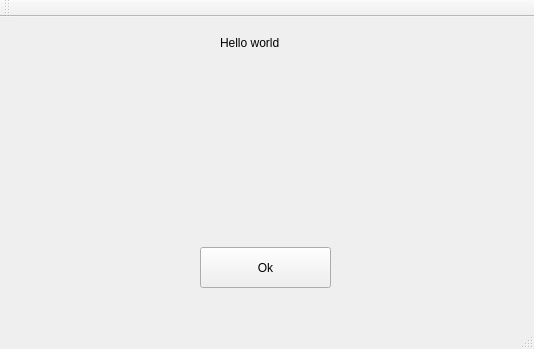
<?xml version="1.0" encoding="UTF-8"?>
<ui version="4.0">
 <class>MainWindow</class>
 <widget class="QMainWindow" name="MainWindow">
  <property name="geometry">
   <rect>
    <x>0</x>
    <y>0</y>
    <width>534</width>
    <height>349</height>
   </rect>
  </property>
  <property name="windowTitle">
   <string>MainWindow</string>
  </property>
  <widget class="QWidget" name="centralWidget">
   <widget class="QLabel" name="HelloLB">
    <property name="geometry">
     <rect>
      <x>220</x>
      <y>0</y>
      <width>81</width>
      <height>51</height>
     </rect>
    </property>
    <property name="text">
     <string>Hello world </string>
    </property>
   </widget>
   <widget class="QPushButton" name="OkBT">
    <property name="geometry">
     <rect>
      <x>200</x>
      <y>230</y>
      <width>131</width>
      <height>41</height>
     </rect>
    </property>
    <property name="text">
     <string>Ok</string>
    </property>
   </widget>
  </widget>
  <widget class="QMenuBar" name="menuBar">
   <property name="geometry">
    <rect>
     <x>0</x>
     <y>0</y>
     <width>534</width>
     <height>27</height>
    </rect>
   </property>
  </widget>
  <widget class="QToolBar" name="mainToolBar">
   <attribute name="toolBarArea">
    <enum>TopToolBarArea</enum>
   </attribute>
   <attribute name="toolBarBreak">
    <bool>false</bool>
   </attribute>
  </widget>
  <widget class="QStatusBar" name="statusBar"/>
 </widget>
 <layoutdefault spacing="6" margin="11"/>
 <resources/>
 <connections/>
</ui>
